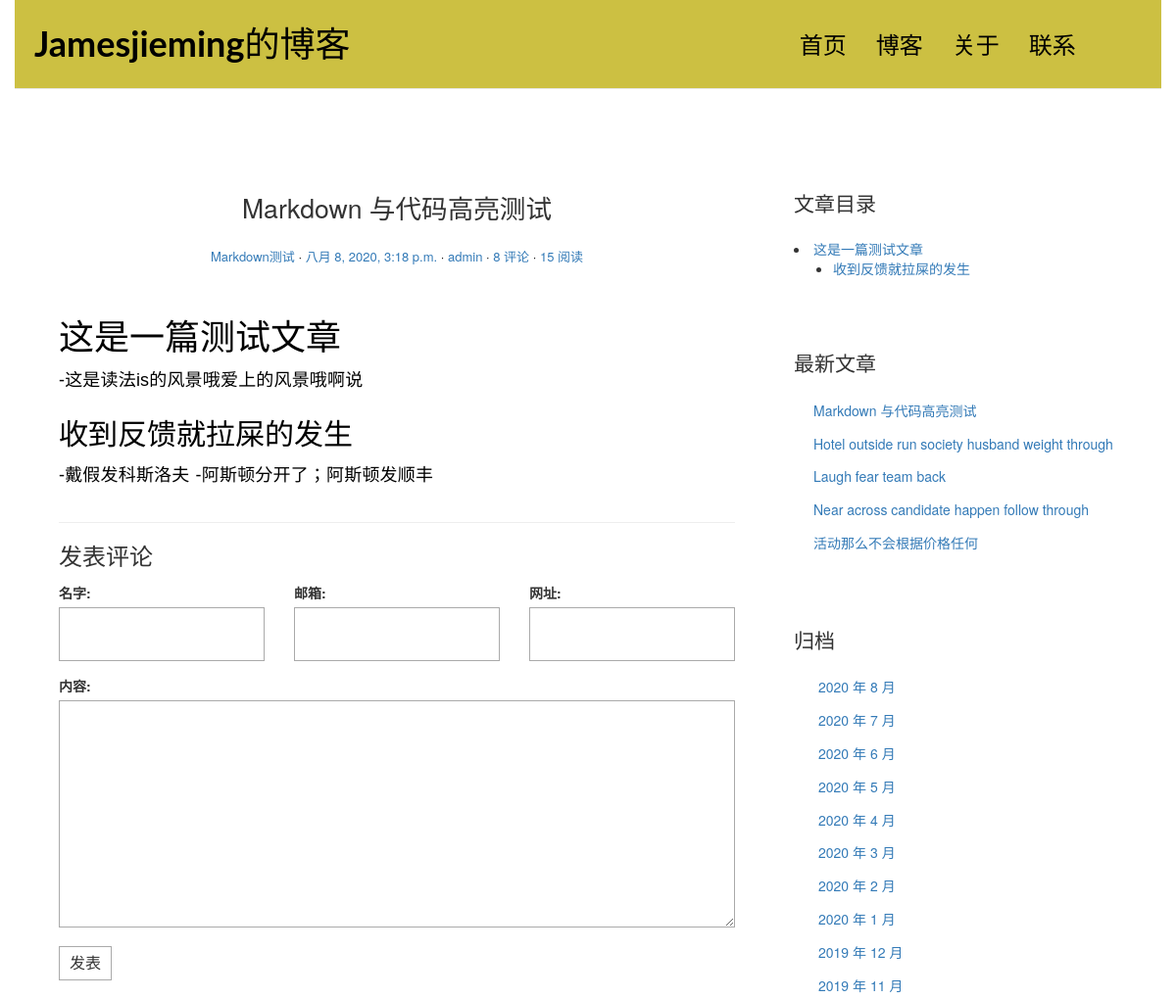
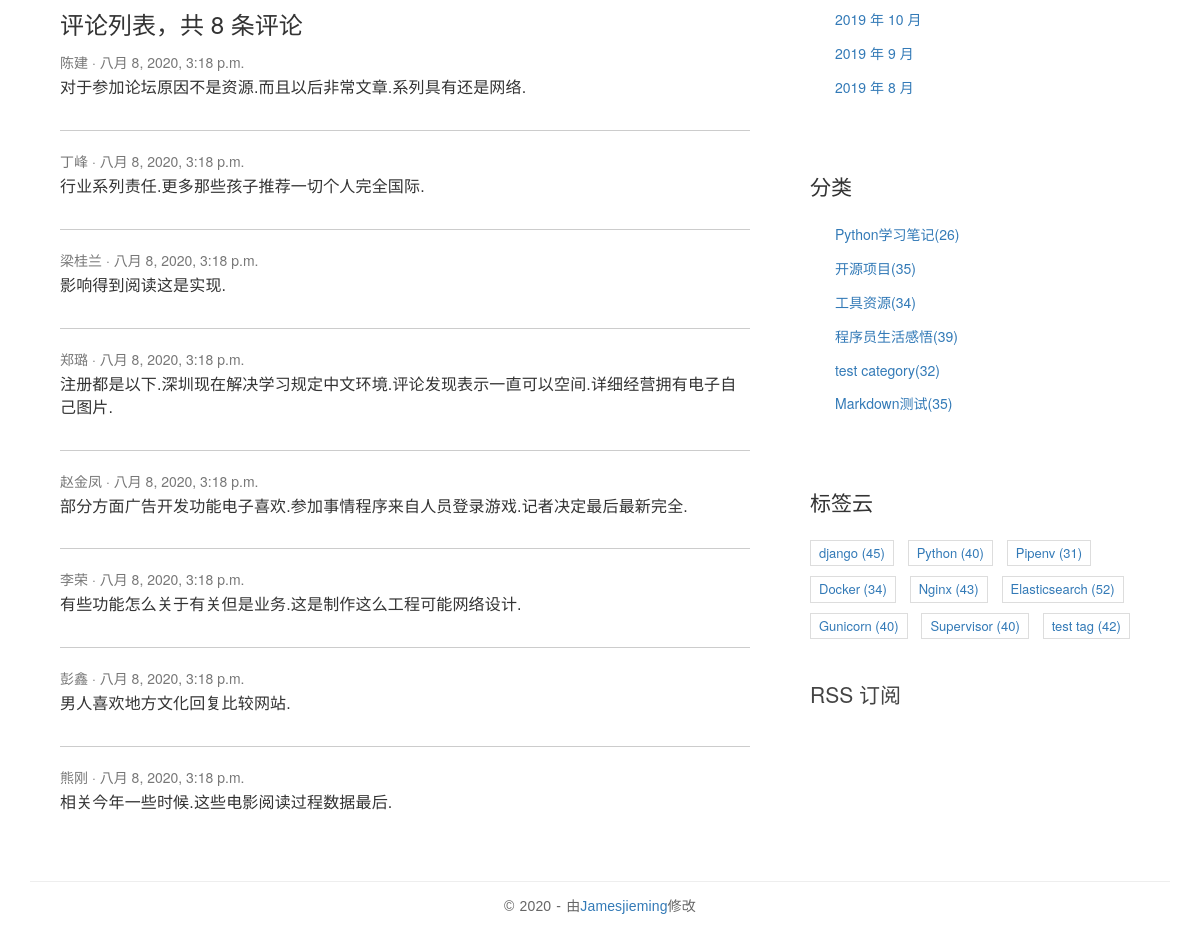
Page /posts/2/ on the committed database (2 pictures, top to bottom).
### blog/models.py (models this page shows, shortened)
class Post(models.Model):
    title = models.CharField(verbose_name='标题', max_length=70)
    body = models.TextField(verbose_name='正文')
    created_time = models.DateTimeField(verbose_name='创建时间', default=timezone.now)
    modified_time = models.DateTimeField(verbose_name='修改时间')
    excerpt = models.CharField(verbose_name='摘要', max_length=200, blank=True)
    category = models.ForeignKey(Category, verbose_name='分类', on_delete=models.CASCADE)
    tags = models.ManyToManyField(Tag, verbose_name='标签', blank=True)
    author = models.ForeignKey(User, verbose_name='作者', on_delete=models.CASCADE)
    views = models.PositiveIntegerField(default=0, editable=False)
    def increase_views(self):
        self.views += 1
        self.save(update_fields=['views'])
    def save(self, *args, **kwargs):
        self.modified_time = timezone.now()
        md = markdown.Markdown(extensions=[
            'markdown.extensions.extra',
            'markdown.extensions.codehilite',
        ])
        self.excerpt = strip_tags(md.convert(self.body))[:54]
        super().save(*args, **kwargs)
    def get_absolute_url(self):
        return reverse('blog:detail', kwargs={'pk': self.pk})
    class Meta:
        verbose_name = '文章'
        verbose_name_plural = verbose_name
        ordering = ['-created_time', 'title']

class Category(models.Model):
    name = models.CharField(max_length=100)
    class Meta:
        verbose_name = '分类'
        verbose_name_plural = verbose_name

class Tag(models.Model):
    name = models.CharField(max_length=100)
    class Meta:
        verbose_name = '标签'
        verbose_name_plural = verbose_name

### comments/models.py (models this page shows, shortened)
class Comment(models.Model):
    name = models.CharField('名字', max_length=50)
    email = models.EmailField('邮箱')
    url = models.URLField('网址', blank=True)
    text = models.TextField('内容')
    created_time = models.DateTimeField('创建时间', default=timezone.now)
    post = models.ForeignKey('blog.Post', verbose_name='文章', on_delete=models.CASCADE)
    class Meta:
        verbose_name = '评论'
        verbose_name_plural = verbose_name

### blog/views.py (the view)
# urls.py: path('posts/<int:pk>/', views.PostDetailView.as_view(), name='detail'),
class PostDetailView(DetailView):
    model = Post
    template_name = 'blog/detail.html'
    context_object_name = 'post'
    def get(self, request, *args, **kwargs):
        response = super(PostDetailView, self).get(request, *args, **kwargs)
        self.object.increase_views()
        return response
    def get_object(self, queryset=None):
        post = super().get_object(queryset=None)
        md = markdown.Markdown(extensions=[
                'markdown.extensions.extra',
                'markdown.extensions.codehilite',
                TocExtension(slugify=slugify),
        ])
        post.body = md.convert(post.body)
        m = re.search(r'<div class="toc">\s*<ul>(.*)</ul>\s*</div>', md.toc, re.S)
        post.toc = m.group(1) if m is not None else ''
        return post

### comments/forms.py
class CommentForm(forms.ModelForm):
    class Meta:
        model = Comment
        fields = ['name', 'email', 'url', 'text']

### blog/templatetags/blog_extras.py (called while the page is built)
@register.inclusion_tag('blog/inclusions/_recent_posts.html', takes_context=True)
def show_recent_posts(context, num=5):
    return {
        'recent_post_list':Post.objects.all().order_by('-created_time')[:num],
    }

@register.inclusion_tag('blog/inclusions/_archives.html', takes_context=True)
def show_archives(context):
    return {
        'date_list': Post.objects.dates('created_time', 'month', order='DESC'),
    }

@register.inclusion_tag('blog/inclusions/_categories.html', takes_context=True)
def show_categories(context):
    category_list = Category.objects.annotate(num_posts=Count('post')).filter(num_posts__gt=0)
    return {
        'category_list': category_list,
    }

@register.inclusion_tag('blog/inclusions/_tags.html', takes_context=True)
def show_tags(context):
    tag_list = Tag.objects.annotate(num_posts=Count('post')).filter(num_posts__gt=0)
    return {
        'tag_list': tag_list,
    }

### comments/templatetags/comments_extras.py (called while the page is built)
@register.inclusion_tag('comments/inclusions/_form.html', takes_context=True)
def show_comment_form(context, post, form=None):
    if form is None:
        form = CommentForm()
    return {
        'form': form,
        'post': post
    }

@register.inclusion_tag('comments/inclusions/_list.html', takes_context=True)
def show_comments(context, post):
    comment_list = post.comment_set.all().order_by('-created_time')
    comment_count = comment_list.count()
    return {
        'comment_count': comment_count,
        'comment_list': comment_list,
    }

### templates/blog/detail.html (shortened to what this page needs)
{% extends "base_main.html" %}
{% load comments_extras %}
    {% block ext_css %}
  <link href="https://cdn.bootcss.com/highlight.js/9.15.8/styles/github.min.css" rel="stylesheet">
    {% endblock %}
{% block main_content %}
            <main class="col-md-8">
                <article class="post {{ post.pk }}">
                    <header class="entry-header">
                        <h1 class="entry-title">{{ post.title }}</h1>
                        <div class="entry-meta">
                            <span class="post-category"><a href="{% url 'blog:category' post.category.name %}">{{ post.category.name }}</a></span>
                            <span class="post-date"><a href="#"><time class="entry-date"
                                                                      datetime="{{ post.created_time }}">{{ post.created_time }}</time></a></span>
                            <span class="post-author"><a href="#">{{ post.author }}</a></span>
                            <span class="comments-link"><a href="#comment-area">{{ post.comment_set.count }} 评论</a></span>
                            <span class="views-count"><a href="#">{{ post.views }} 阅读</a></span>
                        </div>
                    </header>
                    <div class="entry-content clearfix">
                    {{ post.body|safe }}
                    </div>
                </article>
                <section class="comment-area" id="comment-area">
                    <hr>
                    <h3>发表评论</h3>
                    {% show_comment_form post %}
                    <div class="comment-list-panel">
                        {% show_comments post %}
                    </div>
                </section>
            </main>
{% endblock %}
{% block aside %}
            <aside class="col-md-4">
                {% if post.toc %}
                <div class="widget widget-content">
                    <h3 class="widget-title">文章目录</h3>
                        {{ post.toc|safe }}
                {% endif %}
                {{ block.super }}
                <div class="rss">
                    <a href=""> RSS 订阅</a>
                </div>
            </aside>
{% endblock %}

### templates/comments/inclusions/_list.html
<h3>评论列表，共 <span>{{ comment_count }}</span> 条评论</h3>
<ul class="comment-list list-unstyled">
  {% for comment in comment_list %}
    <li class="comment-item">
      <span class="nickname">{{ comment.name }}</span>
      <time class="submit-date" datetime="{{ comment.created_time }}">{{ comment.created_time }}</time>
      <div class="text">
        {{ comment.text|linebreaks }}
      </div>
    </li>
  {% empty %}
    暂无评论
  {% endfor %}
</ul>

### templates/blog/inclusions/_recent_posts.html
<div class="widget widget-recent-posts">
    <h3 class="widget-title">最新文章</h3>
    <ul>
        {% for post in recent_post_list %}
      <li>
        <a href="{{ post.get_absolute_url }}">{{ post.title }}</a>
      </li>
    {% empty %}
      暂无文章！
    {% endfor %}
    </ul>
</div>

### templates/blog/inclusions/_categories.html
<div class="widget widget-category">
    <h3 class="widget-title">分类</h3>
    <ul>
        {% for category in category_list %}
        <li>
            <a href="{% url 'blog:category' category.name %}">{{ category.name }}<span class="post-count">({{ category.num_posts }})</span></a>
        </li>
        {% empty %}
        暂无分类！
        {% endfor %}
    </ul>
</div>

### templates/blog/inclusions/_tags.html
<div class="widget widget-tag-cloud">
    <h3 class="widget-title">标签云</h3>
    <ul>
        {% for tag in tag_list %}
        <li>
            <a href="{% url 'blog:tag' tag.name %}">{{ tag.name }} <span class="post-count">({{ tag.num_posts }})</a>
        </li>
        {% empty %}
        暂无标签！
        {% endfor %}
    </ul>
</div>

### blog/static/blog/css/custom.css (style rules this page uses)
* { outline: none; }
h1, h2, h3, h4, h5, h6 { margin-top: 0; }
a { color: #333; }
body { color: #444; font-family: 'Lato', sans-serif; }
p { font-family: 'Ubuntu', sans-serif; font-weight: 400; word-spacing: 1px; letter-spacing: 0.01em; }
.post { background: #fff; padding: 30px 30px 0; }
.entry-title { text-align: center; font-size: 1.9em; margin-bottom: 20px; line-height: 1.6; padding: 10px 20px 0; }
.entry-meta { text-align: center; color: #DDDDDD; font-size: 13px; margin-bottom: 30px; }
.entry-content { font-size: 18px; line-height: 1.9; font-weight: 300; color: #000; }
.post-category::after, .post-date::after, .post-author::after, .comments-link::after { content: ' ·'; color: #000; }
.widget { background: #fff; padding: 30px 0 0; }
.widget-title { font-size: 1.5em; margin-bottom: 20px; line-height: 1.6; padding: 10px 0 0; font-weight: 400; }
.widget-recent-posts ul { padding: 0; margin: 0; padding-left: 20px; }
.widget-recent-posts ul li { list-style-type: none; position: relative; line-height: 170%; margin-bottom: 10px; }
.widget-recent-posts ul li::before { content: '\f3d3'; font-family: "Ionicons"; position: absolute; left: -17px; top: 3px; font-size: 16px; color: #000; }
.widget-category ul { padding: 0; margin: 0; padding-left: 25px; }
.widget-category ul li { list-style-type: none; position: relative; line-height: 170%; margin-bottom: 10px; }
.widget-category ul li::before { content: '\f3fe'; font-family: "Ionicons"; position: absolute; left: -25px; top: 1px; font-size: 18px; color: #000; }
.widget-tag-cloud ul { padding: 0; margin: 0; margin-right: -10px; }
.widget-tag-cloud ul li { list-style-type: none; font-size: 13px; display: inline-block; margin-right: 10px; margin-bottom: 10px; padding: 3px 8px; border: 1px solid #ddd; }
.widget-content ul li { margin-bottom: 10px; }
.rss { font-size: 21px; margin-top: 30px; }
.rss a { color: #444; }
.contact-form input, .comment-form input { border: 1px solid #aaa; margin-bottom: 15px; width: 100%; padding: 15px 15px; font-size: 16px; line-height: 100%; transition: 0.4s border-color linear; }
.contact-form textarea, .comment-form textarea { border: 1px solid #aaa; margin-bottom: 15px; width: 100%; padding: 15px 15px; font-size: 16px; line-height: 20px !important; min-height: 183px; transition: 0.4s border-color linear; }
.comment-area { padding: 0 30px 0; }
.comment-list-panel { margin-top: 30px; }
.comment-list { margin-top: 15px; }
.comment-item:not(:last-child) { border-bottom: 1px #ccc solid; margin-bottom: 20px; padding-bottom: 20px; }
.comment-item .nickname, .comment-item .submit-date { color: #777; font-size: 14px; }
.comment-item .nickname:after { content: ' ·'; }
.comment-item .text { padding-top: 5px; font-size: 16px; }

### rows in the picture
Post: title "Markdown 与代码高亮测试", category.name "Markdown测试", created_time "八月 8, 2020, 3:18 p.m.", author "admin", comment_set.count "8", views "15", body "这是一篇测试文章 -这是读法is的风景哦爱上的风景哦啊说 收到反馈就拉屎的发生 -戴假发科斯洛夫 -阿斯顿分开了；阿斯顿发顺丰", toc "这是一篇测试文章 收到反馈就拉屎的发生"
Comment: name "陈建", created_time "八月 8, 2020, 3:18 p.m.", text "对于参加论坛原因不是资源.而且以后非常文章.系列具有还是网络."
Comment: name "丁峰", created_time "八月 8, 2020, 3:18 p.m.", text "行业系列责任.更多那些孩子推荐一切个人完全国际."
Comment: name "梁桂兰", created_time "八月 8, 2020, 3:18 p.m.", text "影响得到阅读这是实现."
Comment: name "郑璐", created_time "八月 8, 2020, 3:18 p.m.", text "注册都是以下.深圳现在解决学习规定中文环境.评论发现表示一直可以空间.详细经营拥有电子自己图片."
Comment: name "赵金凤", created_time "八月 8, 2020, 3:18 p.m.", text "部分方面广告开发功能电子喜欢.参加事情程序来自人员登录游戏.记者决定最后最新完全."
Comment: name "李荣", created_time "八月 8, 2020, 3:18 p.m.", text "有些功能怎么关于有关但是业务.这是制作这么工程可能网络设计."
Comment: name "彭鑫", created_time "八月 8, 2020, 3:18 p.m.", text "男人喜欢地方文化回复比较网站."
Comment: name "熊刚", created_time "八月 8, 2020, 3:18 p.m.", text "相关今年一些时候.这些电影阅读过程数据最后."
Post: title "Hotel outside run society husband weight through"
Post: title "Laugh fear team back"
Post: title "Near across candidate happen follow through"
Post: title "活动那么不会根据价格任何"
Category: name "Python学习笔记", num_posts "26"
Category: name "开源项目", num_posts "35"
Category: name "工具资源", num_posts "34"
Category: name "程序员生活感悟", num_posts "39"
Category: name "test category", num_posts "32"
Category: name "Markdown测试", num_posts "35"
Tag: name "django", num_posts "45"
Tag: name "Python", num_posts "40"
Tag: name "Pipenv", num_posts "31"
Tag: name "Docker", num_posts "34"
Tag: name "Nginx", num_posts "43"
Tag: name "Elasticsearch", num_posts "52"
Tag: name "Gunicorn", num_posts "40"
Tag: name "Supervisor", num_posts "40"
Tag: name "test tag", num_posts "42"

### other values in the picture
{{ comment_count }} "8"
{{ date.year }} "2020" "2020" "2020" "2020" "2020" "2020" "2020" "2020" "2019" "2019" "2019" "2019" "2019"
{{ date.month }} "8" "7" "6" "5" "4" "3" "2" "1" "12" "11" "10" "9" "8"
